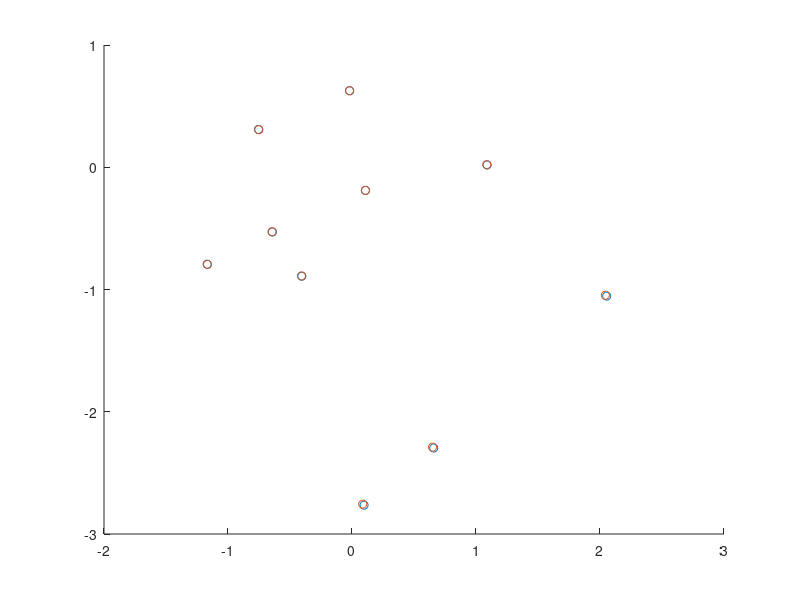

Source code (MATLAB):
noisevar = 0.03.^2;
noisevarmat = [noisevar 0; 0 noisevar];

G = [1 2;3 4];
inputs = [];
outputs = [];
predinputs = [];

for a=1:10
   X = normrnd(0,1,2,1);
   W = normrnd(0,noisevar,2,1);
   Y = G*X;
   
   pred = transpose(G)*inv(G*transpose(G)+noisevarmat)*(G*X+W);
   
   inputs = [inputs X];
   outputs = [outputs Y];
   predinputs = [predinputs pred];
end

inputs = transpose(inputs);
predinputs = transpose(predinputs);

scatter(inputs(1:10),inputs(11:20));
hold on;
scatter(predinputs(1:10),predinputs(11:20));
